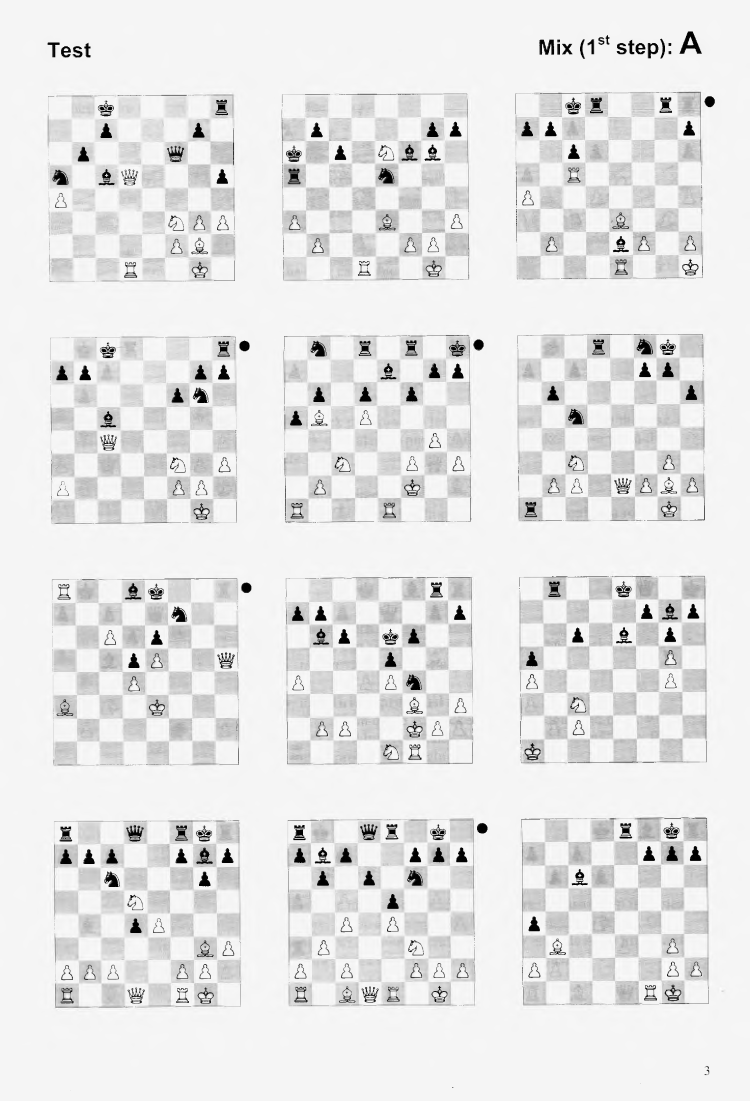
#> input picture backend/vision/debug_import/latest_page.png, 1500 x 2203 px, found by its file name (shown at 1/2 size)
$ python _profile_windows.py
#> lines starting #> are read from the running program, lines starting #| are printed output that depends on the picture
### backend/vision/detect_fen.py
#!/usr/bin/env python3
"""
Digital-board chess position detector (OpenCV).

Usage:
  python detect_fen.py <image_path> [--debug [output_dir]]

Reads a board image (any size; works best for straight-on digital board
screenshots), finds the 8x8 grid via a checkerboard integral-image search,
then classifies each square:

  * empty vs piece     -> per-cell Otsu on color distance from the square's
                          background colour
  * piece colour       -> closeness of the piece region's colour to the
                          board's light/dark square references
  * piece type         -> trained decision-tree classifier over silhouette
                          shape features (see piece_model.py), covering both
                          printed-workbook schematic glyphs and standard
                          digital piece sprites

Emits JSON to stdout:
  { "fen": "...", "placed": {"e4":"wP", ...}, "occupied": n, "method": "grid" }

If the grid search quality is poor, a contour-based board-corners fallback
warps the board to a square and re-runs the search.
"""

import sys
import json
import re
import os
import numpy as np
import cv2

from piece_model import classify_features as _model_classify

TARGET = 1600        # working image max dimension for the grid search
MAX_CELL = 240       # largest candidate cell size
MIN_CELL = 14        # smallest candidate cell size (px) at TARGET scale
MIN_GRID_SCORE = 150  # acquire the board if the checkerboard fit clears this
RANK_FILES = 'abcdefgh'


# --------------------------------------------------------------------------
# grid search (checkerboard fit)
# --------------------------------------------------------------------------

def integral_img(gray):
    h, w = gray.shape
    ii = np.zeros((h + 1, w + 1), dtype=np.float64)
    np.cumsum(gray, axis=0, out=ii[1:, 1:])
    np.cumsum(ii[1:, 1:], axis=1, out=ii[1:, 1:])
    return ii

def grid_score(ii, ox, oy, s):
    h, w = ii.shape[0] - 1, ii.shape[1] - 1
    # A fractional/rounded grid can hang past the image edge — bail out cheaply
    # instead of indexing out of bounds (an 8x8 grid must fully fit).
    if s < 1 or ox < 0 or oy < 0 or ox + 8 * s > w or oy + 8 * s > h:
        return np.zeros((8, 8), dtype=np.float64), -np.inf
    r = np.arange(9)
    top = oy + r[:-1] * s
    bottom = oy + r[1:] * s
    left = ox + r[:-1] * s
    right = ox + r[1:] * s
    A = ii[top[:, None], left[None, :]]
    B = ii[top[:, None], right[None, :]]
    C = ii[bottom[:, None], left[None, :]]
    D = ii[bottom[:, None], right[None, :]]
    cells = (D - B - C + A) / float(s * s)
    neigh = np.abs(cells[:, 1:] - cells[:, :-1]).sum() + \
            np.abs(cells[1:, :] - cells[:-1, :]).sum()
    far = np.abs(cells[:, 2:] - cells[:, :-2]).sum() + \
          np.abs(cells[2:, :] - cells[:-2, :]).sum()
    return cells, neigh - 1.7 * far

def grid_scores(ii, s, step):
    """Score the stepped offset grid for a fixed cell size `s`.

    Equivalent to running grid_score(ii, ox, oy, s) for every (ox, oy) on the
    coarse sweep's stride (`step = max(3, s // 4)`), as one batched integral
    gather instead of per-offset Python calls. Returns a (No, Nx) score map at
    [oy_count, ox_count]; offset = count * step. Invalid offsets are not
    represented, matching the coarse loop's strictly-"greater" first-max
    tie-break.
    """
    h, w = ii.shape[0] - 1, ii.shape[1] - 1
    maxo = min(h, w) - 8 * s
    if maxo < 0:
        return np.zeros((0, 0), dtype=np.float64)
    od = np.arange(0, maxo + 1, step)
    r = np.arange(9)
    rows = (od[:, None, None, None] + r[None, :, None, None] * s)
    cols = (od[None, None, :, None] + r[None, None, None, :] * s)
    iii = ii[rows, cols]                       # (No, 9, Nx, 9)
    cells = (iii[:, 1:, :, 1:] - iii[:, 1:, :, :-1] -
             iii[:, :-1, :, 1:] + iii[:, :-1, :, :-1]) / float(s * s)
    nh = np.abs(cells[:, :, :, 1:] - cells[:, :, :, :-1]).sum(axis=(1, 3))
    nv = np.abs(cells[:, 1:, :, :] - cells[:, :-1, :, :]).sum(axis=(1, 3))
    fh = np.abs(cells[:, :, :, 2:] - cells[:, :, :, :-2]).sum(axis=(1, 3))
    fv = np.abs(cells[:, 2:, :, :] - cells[:, :-2, :, :]).sum(axis=(1, 3))
    return nh + nv - 1.7 * (fh + fv)


def find_grid(img):
    h, w = img.shape[:2]
    gray = cv2.cvtColor(img, cv2.COLOR_BGR2GRAY)

    # Coarse sweep on a downscaled copy: the size/offset search is O(sizes x
    # spans^2) with small cells producing huge offset grids, so cap the search
    # at ~224px and let the refinement snap exact boundaries at full res.
    k = min(1.0, 224.0 / min(h, w))
    if k < 1.0:
        sgray = cv2.resize(gray, (int(w * k), int(h * k)),
                           interpolation=cv2.INTER_AREA)
    else:
        sgray = gray

    sh, sw = sgray.shape
    ii = integral_img(sgray)
    best = None
    from_cell = max(12, int(MIN_CELL * k))
    for s in range(from_cell, min(MAX_CELL, int(0.95 * min(sh, sw) / 8)) + 1):
        maxo = min(sh, sw) - 8 * s
        if maxo < 0:
            continue
        step = max(3, s // 4)
        m = grid_scores(ii, s, step)
        if m.size == 0:
            continue
        flat = int(np.argmax(m))
        sc = m.flat[flat]
        if best is None or sc > best[0]:
            oy = (flat // m.shape[1]) * step
            ox = (flat % m.shape[1]) * step
            cells, _ = grid_score(ii, ox, oy, s)
            best = (sc, ox, oy, s, cells)
    if best is None:
        return None
    sc, ox, oy, s, cells = best

    # lift the coarse winner to full resolution; rounding can push the grid
    # a hair past the edge, and the coarse sampler may have stopped a step
    # short of the true bottom-right corner — clamp so it always fits.
    ox = int(round(ox / k))
    oy = int(round(oy / k))
    s = max(MIN_CELL, int(round(s / k)))
    ox = min(ox, w - 8 * s)
    oy = min(oy, h - 8 * s)
    if ox < 0 or oy < 0:
        return None
    ii = integral_img(gray)
    cells, sc = grid_score(ii, ox, oy, s)

    # local refinement, two stages so big cells stay cheap: snap the offset
    # (step 2) over a window sized to the coarse sampling error, then a fine
    # step-1 offset + size pass around the optimum.
    best_cfg = (sc, ox, oy, s, cells)
    ws = s // 4 + 4
    for oy2 in range(max(0, oy - ws), min(h - 8 * s, oy + ws) + 1, 2):
        for ox2 in range(max(0, ox - ws), min(w - 8 * s, ox + ws) + 1, 2):
            c2, sc2 = grid_score(ii, ox2, oy2, s)
            if sc2 > best_cfg[0]:
                best_cfg = (sc2, ox2, oy2, s, c2)
    sc, ox, oy, s, cells = best_cfg
    for s2 in range(max(MIN_CELL, s - 3), min(MAX_CELL, s + 3 + 1)):
        for oy2 in range(max(0, oy - 3), min(h - 8 * s2, oy + 3) + 1):
            for ox2 in range(max(0, ox - 3), min(w - 8 * s2, ox + 3) + 1):
                c2, sc2 = grid_score(ii, ox2, oy2, s2)
                if sc2 > best_cfg[0]:
                    best_cfg = (sc2, ox2, oy2, s2, c2)
    sc, ox, oy, s, cells = best_cfg
    return {'ox': ox, 'oy': oy, 's': s, 'cells': cells, 'score': sc}


# --------------------------------------------------------------------------
# forward/back mapping between working and original image coordinates
# --------------------------------------------------------------------------

# [94 lines left out: functions grid_corners_orig, contour_fallback, order_points, contour_fallback_warp, square_references, not called in this run]


def split_square(img, r, c, ox, oy, s):
    return img[oy + r * s: oy + (r + 1) * s, ox + c * s: ox + (c + 1) * s]


# [304 lines left out: functions clean_mask, silhouette_features, detect, placed_to_fen, main, not called in this run]


# [2 lines that do not run on import are left out]

### backend/vision/debug_import/_profile_windows.py
import sys, os, time, numpy as np, cv2
sys.path.insert(0, r'backend\vision')
import detect_fen as df

img = cv2.imread(r'backend\vision\debug_import\latest_page.png')
#> img is the input picture: shape (2203, 1500, 3); min 0, max 255, mean 229.8
h, w = img.shape[:2]
#> h = 2203; w = 1500
win = int(0.5 * min(h, w))
#> win = 750
print('dims', h, w, 'win', win)
#| dims 2203 1500 win 750
stride = max(32, int(win * 0.25))
#> stride = 187
pad = win
#> pad = 750
padded = np.full((h + 2 * pad, w + 2 * pad, 3), 255, np.uint8)
padded[pad:pad + h, pad:pad + w] = img
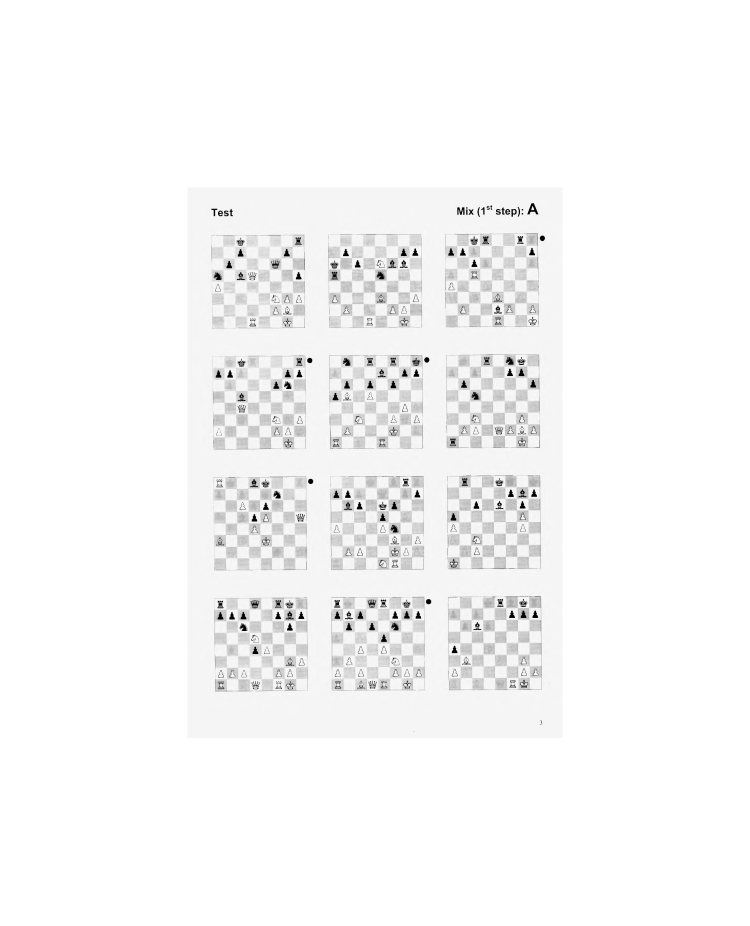
#> padded: shape (3703, 3000, 3) (shown at 1/4 size); min 0, max 255, mean 247.5

# time find_grid on a sampling of windows
n = 0
t_total = 0.0
windows = sum(1 for y in range(0, h + 2 * pad - win + 1, stride) for x in range(0, w + 2 * pad - win + 1, stride))
#> windows = 208
print('total windows:', windows)
#| total windows: 208
for y in range(0, h + 2 * pad - win + 1, stride * 3):
    for x in range(0, w + 2 * pad - win + 1, stride * 3):
        t0 = time.time()
        g = df.find_grid(padded[y:y + win, x:x + win])
        t_total += time.time() - t0
        n += 1
        if g is not None and g['score'] >= 150:
            print(f'  hit at ({x},{y}) score={g["score"]} side={8*g["s"]}')
#> this loop made 6 passes
#> pass 1, in find_grid, `ii = integral_img(sgray)`:
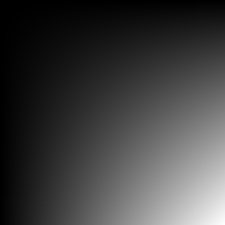
#> ii: shape (225, 225) float64; min 0, max 12794880, mean 3198720; drawn with min black and max white
print(f'sampled {n} windows, total {t_total:.1f}s, avg {t_total / max(1, n):.3f}s/window -> est full scan {windows * t_total / max(1, n):.1f}s')
#| sampled 30 windows, total 3.5s, avg 0.117s/window -> est full scan 24.4s
